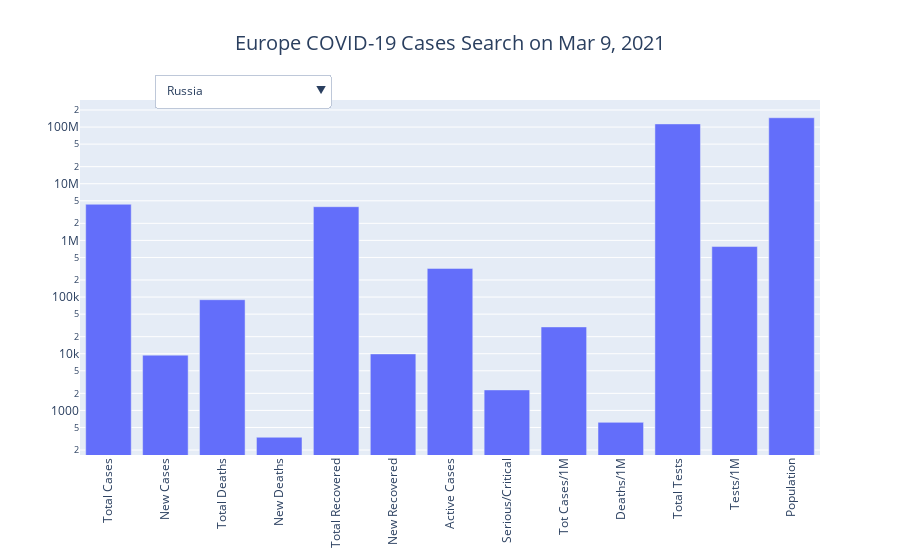

Notebook source saved alongside this figure:
### Code cell
country_visualization('Europe')

### Figure 1 — Plotly figure (JSON) as saved in the notebook; plotly's stock layout.template omitted (floating-point values rounded to 4 significant figures; data arrays with more than 128 entries replaced by an {"elided": "..."} marker saying what was removed)
{"data": [{"name": "Russia", "type": "bar", "visible": true, "x": ["Total Cases", "New Cases", "Total Deaths", "New Deaths", "Total Recovered", "New Recovered", "Active Cases", "Serious/Critical", "Tot Cases/1M", "Deaths/1M", "Total Tests", "Tests/1M", "Population"], "y": [4342474, 9445, 89809, 336, 3932177, 9931, 320488, 2300, 29748, 615, 113700000, 778887, 145977558]}, {"name": "UK", "type": "bar", "visible": false, "x": ["Total Cases", "New Cases", "Total Deaths", "New Deaths", "Total Recovered", "New Recovered", "Active Cases", "Serious/Critical", "Tot Cases/1M", "Deaths/1M", "Total Tests", "Tests/1M", "Population"], "y": [4228998, 5766, 124797, 231, 3315934, 37305, 788267, 1356, 62071, 1832, 98133566, 1440364, 68131084]}, {"name": "France", "type": "bar", "visible": false, "x": ["Total Cases", "New Cases", "Total Deaths", "New Deaths", "Total Recovered", "New Recovered", "Active Cases", "Serious/Critical", "Tot Cases/1M", "Deaths/1M", "Total Tests", "Tests/1M", "Population"], "y": [3932862, 23302, 89301, 316, 267539, 1443, 3576022, 3918, 60160, 1366, 55599261, 850494, 65372907]}, {"name": "Spain", "type": "bar", "visible": false, "x": ["Total Cases", "New Cases", "Total Deaths", "New Deaths", "Total Recovered", "New Recovered", "Active Cases", "Serious/Critical", "Tot Cases/1M", "Deaths/1M", "Total Tests", "Tests/1M", "Population"], "y": [3164983, 4013, 71727, 291, 2823433, 12504, 269823, 2358, 67675, 1534, 40292390, 861551, 46767250]}, {"name": "Italy", "type": "bar", "visible": false, "x": ["Total Cases", "New Cases", "Total Deaths", "New Deaths", "Total Recovered", "New Recovered", "Active Cases", "Serious/Critical", "Tot Cases/1M", "Deaths/1M", "Total Tests", "Tests/1M", "Population"], "y": [3101093, 19749, 100479, 376, 2521731, 12999, 478883, 2756, 51342, 1664, 42872865, 709809, 60400547]}, {"name": "Germany", "type": "bar", "visible": false, "x": ["Total Cases", "New Cases", "Total Deaths", "New Deaths", "Total Recovered", "New Recovered", "Active Cases", "Serious/Critical", "Tot Cases/1M", "Deaths/1M", "Total Tests", "Tests/1M", "Population"], "y": [2520609, 6841, 72981, 283, 2319600, 8700, 128028, 2848, 30019, 869, 45114160, 537277, 83968223]}, {"name": "Poland", "type": "bar", "visible": false, "x": ["Total Cases", "New Cases", "Total Deaths", "New Deaths", "Total Recovered", "New Recovered", "Active Cases", "Serious/Critical", "Tot Cases/1M", "Deaths/1M", "Total Tests", "Tests/1M", "Population"], "y": [1811036, 9954, 45599, 282, 1503353, 9270, 262084, 1837, 47888, 1206, 10328276, 273104, 37818045]}, {"name": "Ukraine", "type": "bar", "visible": false, "x": ["Total Cases", "New Cases", "Total Deaths", "New Deaths", "Total Recovered", "New Recovered", "Active Cases", "Serious/Critical", "Tot Cases/1M", "Deaths/1M", "Total Tests", "Tests/1M", "Population"], "y": [1410061, 3261, 27204, 76, 1199229, 975, 183628, 177, 32376, 625, 7062386, 162159, 43552328]}, {"name": "Czechia", "type": "bar", "visible": false, "x": ["Total Cases", "New Cases", "Total Deaths", "New Deaths", "Total Recovered", "New Recovered", "Active Cases", "Serious/Critical", "Tot Cases/1M", "Deaths/1M", "Total Tests", "Tests/1M", "Population"], "y": [1335999, 10594, 22280, 207, 1164688, 392, 149031, 1789, 124596, 2078, 8877876, 827955, 10722655]}, {"name": "Netherlands", "type": "bar", "visible": false, "x": ["Total Cases", "New Cases", "Total Deaths", "New Deaths", "Total Recovered", "New Recovered", "Active Cases", "Serious/Critical", "Tot Cases/1M", "Deaths/1M", "Total Tests", "Tests/1M", "Population"], "y": [1128202, 4293, 15917, 56, 0, 0, 0, 556, 65742, 928, 6970400, 406178, 17160963]}, {"name": "Romania", "type": "bar", "visible": false, "x": ["Total Cases", "New Cases", "Total Deaths", "New Deaths", "Total Recovered", "New Recovered", "Active Cases", "Serious/Critical", "Tot Cases/1M", "Deaths/1M", "Total Tests", "Tests/1M", "Population"], "y": [835552, 4989, 21056, 93, 767219, 5588, 47277, 1126, 43634, 1100, 6574329, 343324, 19149049]}, {"name": "Portugal", "type": "bar", "visible": false, "x": ["Total Cases", "New Cases", "Total Deaths", "New Deaths", "Total Recovered", "New Recovered", "Active Cases", "Serious/Critical", "Tot Cases/1M", "Deaths/1M", "Total Tests", "Tests/1M", "Population"], "y": [811306, 847, 16595, 30, 734218, 1872, 60493, 312, 79726, 1631, 8429713, 828375, 10176204]}, {"name": "Belgium", "type": "bar", "visible": false, "x": ["Total Cases", "New Cases", "Total Deaths", "New Deaths", "Total Recovered", "New Recovered", "Active Cases", "Serious/Critical", "Tot Cases/1M", "Deaths/1M", "Total Tests", "Tests/1M", "Population"], "y": [789008, 1117, 22292, 31, 53588, 71, 713128, 425, 67876, 1918, 9793185, 842475, 11624300]}, {"name": "Sweden", "type": "bar", "visible": false, "x": ["Total Cases", "New Cases", "Total Deaths", "New Deaths", "Total Recovered", "New Recovered", "Active Cases", "Serious/Critical", "Tot Cases/1M", "Deaths/1M", "Total Tests", "Tests/1M", "Population"], "y": [695975, -1, 13042, 34, 0, 0, 0, 216, 68620, 1286, 6378529, 628890, 10142523]}, {"name": "Switzerland", "type": "bar", "visible": false, "x": ["Total Cases", "New Cases", "Total Deaths", "New Deaths", "Total Recovered", "New Recovered", "Active Cases", "Serious/Critical", "Tot Cases/1M", "Deaths/1M", "Total Tests", "Tests/1M", "Population"], "y": [566412, 1378, 10065, 9, 521912, -1, 34435, 167, 65119, 1157, 5286832, 607816, 8698077]}, {"name": "Serbia", "type": "bar", "visible": false, "x": ["Total Cases", "New Cases", "Total Deaths", "New Deaths", "Total Recovered", "New Recovered", "Active Cases", "Serious/Critical", "Tot Cases/1M", "Deaths/1M", "Total Tests", "Tests/1M", "Population"], "y": [494106, 4576, 4599, 20, 400347, -1, 89160, 189, 56708, 528, 3072096, 352584, 8713088]}, {"name": "Austria", "type": "bar", "visible": false, "x": ["Total Cases", "New Cases", "Total Deaths", "New Deaths", "Total Recovered", "New Recovered", "Active Cases", "Serious/Critical", "Tot Cases/1M", "Deaths/1M", "Total Tests", "Tests/1M", "Population"], "y": [479391, 2411, 8757, 25, 447041, 2009, 23593, 338, 53020, 969, 5778608, 639106, 9041707]}, {"name": "Hungary", "type": "bar", "visible": false, "x": ["Total Cases", "New Cases", "Total Deaths", "New Deaths", "Total Recovered", "New Recovered", "Active Cases", "Serious/Critical", "Tot Cases/1M", "Deaths/1M", "Total Tests", "Tests/1M", "Population"], "y": [475207, 6494, 16146, 158, 338946, 2202, 120115, 833, 49278, 1674, 3891778, 403568, 9643436]}, {"name": "Slovakia", "type": "bar", "visible": false, "x": ["Total Cases", "New Cases", "Total Deaths", "New Deaths", "Total Recovered", "New Recovered", "Active Cases", "Serious/Critical", "Tot Cases/1M", "Deaths/1M", "Total Tests", "Tests/1M", "Population"], "y": [325993, 2207, 8037, 116, 255300, -1, 62656, 740, 59690, 1472, 2137775, 391429, 5461463]}, {"name": "Belarus", "type": "bar", "visible": false, "x": ["Total Cases", "New Cases", "Total Deaths", "New Deaths", "Total Recovered", "New Recovered", "Active Cases", "Serious/Critical", "Tot Cases/1M", "Deaths/1M", "Total Tests", "Tests/1M", "Population"], "y": [297514, 1073, 2055, 8, 288049, 852, 7410, -1, 31492, 218, 5025044, 531909, 9447182]}, {"name": "Bulgaria", "type": "bar", "visible": false, "x": ["Total Cases", "New Cases", "Total Deaths", "New Deaths", "Total Recovered", "New Recovered", "Active Cases", "Serious/Critical", "Tot Cases/1M", "Deaths/1M", "Total Tests", "Tests/1M", "Population"], "y": [266805, 3502, 10902, 138, 217518, 3403, 38385, 497, 38599, 1577, 1778810, 257340, 6912303]}, {"name": "Croatia", "type": "bar", "visible": false, "x": ["Total Cases", "New Cases", "Total Deaths", "New Deaths", "Total Recovered", "New Recovered", "Active Cases", "Serious/Critical", "Tot Cases/1M", "Deaths/1M", "Total Tests", "Tests/1M", "Population"], "y": [247099, 491, 5621, 19, 238121, 464, 3357, 78, 60448, 1375, 1396129, 341537, 4087784]}, {"name": "Ireland", "type": "bar", "visible": false, "x": ["Total Cases", "New Cases", "Total Deaths", "New Deaths", "Total Recovered", "New Recovered", "Active Cases", "Serious/Critical", "Tot Cases/1M", "Deaths/1M", "Total Tests", "Tests/1M", "Population"], "y": [223957, 306, 4452, 30, 23364, -1, 196141, 93, 45011, 895, 3656842, 734957, 4975586]}, {"name": "Denmark", "type": "bar", "visible": false, "x": ["Total Cases", "New Cases", "Total Deaths", "New Deaths", "Total Recovered", "New Recovered", "Active Cases", "Serious/Critical", "Tot Cases/1M", "Deaths/1M", "Total Tests", "Tests/1M", "Population"], "y": [215791, 527, 2381, -1, 206421, 589, 6989, 38, 37165, 410, 18364726, 3162934, 5806231]}, {"name": "Greece", "type": "bar", "visible": false, "x": ["Total Cases", "New Cases", "Total Deaths", "New Deaths", "Total Recovered", "New Recovered", "Active Cases", "Serious/Critical", "Tot Cases/1M", "Deaths/1M", "Total Tests", "Tests/1M", "Population"], "y": [209462, 3181, 6843, 46, 179672, 3594, 22947, 477, 20164, 659, 5638039, 542750, 10387913]}, {"name": "Lithuania", "type": "bar", "visible": false, "x": ["Total Cases", "New Cases", "Total Deaths", "New Deaths", "Total Recovered", "New Recovered", "Active Cases", "Serious/Critical", "Tot Cases/1M", "Deaths/1M", "Total Tests", "Tests/1M", "Population"], "y": [202926, 488, 3343, 6, 189070, 825, 10513, 148, 75270, 1240, 2182242, 809444, 2695978]}, {"name": "Moldova", "type": "bar", "visible": false, "x": ["Total Cases", "New Cases", "Total Deaths", "New Deaths", "Total Recovered", "New Recovered", "Active Cases", "Serious/Critical", "Tot Cases/1M", "Deaths/1M", "Total Tests", "Tests/1M", "Population"], "y": [196475, 873, 4150, 21, 173141, 899, 19184, 331, 48783, 1030, 748683, 185893, 4027499]}, {"name": "Slovenia", "type": "bar", "visible": false, "x": ["Total Cases", "New Cases", "Total Deaths", "New Deaths", "Total Recovered", "New Recovered", "Active Cases", "Serious/Critical", "Tot Cases/1M", "Deaths/1M", "Total Tests", "Tests/1M", "Population"], "y": [196421, 740, 3904, 7, 181915, 892, 10602, 90, 94472, 1878, 950058, 456949, 2079135]}, {"name": "Bosnia and Herzegovina", "type": "bar", "visible": false, "x": ["Total Cases", "New Cases", "Total Deaths", "New Deaths", "Total Recovered", "New Recovered", "Active Cases", "Serious/Critical", "Tot Cases/1M", "Deaths/1M", "Total Tests", "Tests/1M", "Population"], "y": [138542, 1251, 5345, 48, 119135, 415, 14062, -1, 42410, 1636, 694132, 212486, 3266726]}, {"name": "Albania", "type": "bar", "visible": false, "x": ["Total Cases", "New Cases", "Total Deaths", "New Deaths", "Total Recovered", "New Recovered", "Active Cases", "Serious/Critical", "Tot Cases/1M", "Deaths/1M", "Total Tests", "Tests/1M", "Population"], "y": [114209, 629, 1969, 13, 76784, 897, 35456, 46, 39716, 685, 490642, 170621, 2875632]}, {"name": "North Macedonia", "type": "bar", "visible": false, "x": ["Total Cases", "New Cases", "Total Deaths", "New Deaths", "Total Recovered", "New Recovered", "Active Cases", "Serious/Critical", "Tot Cases/1M", "Deaths/1M", "Total Tests", "Tests/1M", "Population"], "y": [108350, 871, 3228, 22, 95822, 412, 9300, 124, 52008, 1549, 548210, 263143, 2083315]}, {"name": "Latvia", "type": "bar", "visible": false, "x": ["Total Cases", "New Cases", "Total Deaths", "New Deaths", "Total Recovered", "New Recovered", "Active Cases", "Serious/Critical", "Tot Cases/1M", "Deaths/1M", "Total Tests", "Tests/1M", "Population"], "y": [90997, 472, 1705, 6, 80892, 645, 8400, 84, 48616, 911, 1600474, 855060, 1871769]}, {"name": "Montenegro", "type": "bar", "visible": false, "x": ["Total Cases", "New Cases", "Total Deaths", "New Deaths", "Total Recovered", "New Recovered", "Active Cases", "Serious/Critical", "Tot Cases/1M", "Deaths/1M", "Total Tests", "Tests/1M", "Population"], "y": [80803, 612, 1092, 7, 70648, 511, 9063, 69, 128642, 1739, 296858, 472613, 628121]}, {"name": "Estonia", "type": "bar", "visible": false, "x": ["Total Cases", "New Cases", "Total Deaths", "New Deaths", "Total Recovered", "New Recovered", "Active Cases", "Serious/Critical", "Tot Cases/1M", "Deaths/1M", "Total Tests", "Tests/1M", "Population"], "y": [77489, 1306, 669, 2, 57206, 1565, 19614, 53, 58388, 504, 994902, 749654, 1327149]}, {"name": "Norway", "type": "bar", "visible": false, "x": ["Total Cases", "New Cases", "Total Deaths", "New Deaths", "Total Recovered", "New Recovered", "Active Cases", "Serious/Critical", "Tot Cases/1M", "Deaths/1M", "Total Tests", "Tests/1M", "Population"], "y": [76484, 714, 632, -1, 66014, -1, 9838, 19, 14033, 116, 3910562, 717490, 5450339]}, {"name": "Finland", "type": "bar", "visible": false, "x": ["Total Cases", "New Cases", "Total Deaths", "New Deaths", "Total Recovered", "New Recovered", "Active Cases", "Serious/Critical", "Tot Cases/1M", "Deaths/1M", "Total Tests", "Tests/1M", "Population"], "y": [63110, 588, 776, 2, 46000, -1, 16334, 40, 11378, 140, 3512031, 633181, 5546645]}, {"name": "Luxembourg", "type": "bar", "visible": false, "x": ["Total Cases", "New Cases", "Total Deaths", "New Deaths", "Total Recovered", "New Recovered", "Active Cases", "Serious/Critical", "Tot Cases/1M", "Deaths/1M", "Total Tests", "Tests/1M", "Population"], "y": [56822, 145, 668, 5, 53266, 26, 2888, 21, 89775, 1055, 2194489, 3467136, 632940]}, {"name": "Malta", "type": "bar", "visible": false, "x": ["Total Cases", "New Cases", "Total Deaths", "New Deaths", "Total Recovered", "New Recovered", "Active Cases", "Serious/Critical", "Tot Cases/1M", "Deaths/1M", "Total Tests", "Tests/1M", "Population"], "y": [24847, 248, 335, 1, 21477, 390, 3035, 18, 56170, 757, 733474, 1658123, 442352]}, {"name": "Andorra", "type": "bar", "visible": false, "x": ["Total Cases", "New Cases", "Total Deaths", "New Deaths", "Total Recovered", "New Recovered", "Active Cases", "Serious/Critical", "Tot Cases/1M", "Deaths/1M", "Total Tests", "Tests/1M", "Population"], "y": [11089, 20, 112, -1, 10685, 24, 292, 17, 143361, 1448, 193595, 2502844, 77350]}, {"name": "Iceland", "type": "bar", "visible": false, "x": ["Total Cases", "New Cases", "Total Deaths", "New Deaths", "Total Recovered", "New Recovered", "Active Cases", "Serious/Critical", "Tot Cases/1M", "Deaths/1M", "Total Tests", "Tests/1M", "Population"], "y": [6067, 3, 29, -1, 6022, 2, 16, 6, 17700, 85, 508716, 1484158, 342764]}, {"name": "Gibraltar", "type": "bar", "visible": false, "x": ["Total Cases", "New Cases", "Total Deaths", "New Deaths", "Total Recovered", "New Recovered", "Active Cases", "Serious/Critical", "Tot Cases/1M", "Deaths/1M", "Total Tests", "Tests/1M", "Population"], "y": [4255, 6, 93, -1, 4136, 2, 26, 1, 126321, 2761, 194538, 5775383, 33684]}, {"name": "Channel Islands", "type": "bar", "visible": false, "x": ["Total Cases", "New Cases", "Total Deaths", "New Deaths", "Total Recovered", "New Recovered", "Active Cases", "Serious/Critical", "Tot Cases/1M", "Deaths/1M", "Total Tests", "Tests/1M", "Population"], "y": [4043, 1, 86, -1, 3958, 10, -1, 1, 23108, 492, 388235, 2218968, 174962]}, {"name": "San Marino", "type": "bar", "visible": false, "x": ["Total Cases", "New Cases", "Total Deaths", "New Deaths", "Total Recovered", "New Recovered", "Active Cases", "Serious/Critical", "Tot Cases/1M", "Deaths/1M", "Total Tests", "Tests/1M", "Population"], "y": [3984, 46, 77, 1, 3457, 21, 450, 9, 117245, 2266, 45513, 1339406, 33980]}, {"name": "Liechtenstein", "type": "bar", "visible": false, "x": ["Total Cases", "New Cases", "Total Deaths", "New Deaths", "Total Recovered", "New Recovered", "Active Cases", "Serious/Critical", "Tot Cases/1M", "Deaths/1M", "Total Tests", "Tests/1M", "Population"], "y": [2594, 2, 55, 1, 2519, -1, 20, 1, 67900, 1440, 28293, 740596, 38203]}, {"name": "Monaco", "type": "bar", "visible": false, "x": ["Total Cases", "New Cases", "Total Deaths", "New Deaths", "Total Recovered", "New Recovered", "Active Cases", "Serious/Critical", "Tot Cases/1M", "Deaths/1M", "Total Tests", "Tests/1M", "Population"], "y": [2048, 20, 26, -1, 1869, 19, 153, 4, 51936, 659, 51953, 1317501, 39433]}, {"name": "Isle of Man", "type": "bar", "visible": false, "x": ["Total Cases", "New Cases", "Total Deaths", "New Deaths", "Total Recovered", "New Recovered", "Active Cases", "Serious/Critical", "Tot Cases/1M", "Deaths/1M", "Total Tests", "Tests/1M", "Population"], "y": [952, 87, 25, -1, 417, -1, 510, 2, 11155, 293, 36419, 426742, 85342]}, {"name": "Faeroe Islands", "type": "bar", "visible": false, "x": ["Total Cases", "New Cases", "Total Deaths", "New Deaths", "Total Recovered", "New Recovered", "Active Cases", "Serious/Critical", "Tot Cases/1M", "Deaths/1M", "Total Tests", "Tests/1M", "Population"], "y": [660, -1, 1, -1, 657, -1, 2, -1, 13472, 20, 234051, 4777429, 48991]}, {"name": "Vatican City", "type": "bar", "visible": false, "x": ["Total Cases", "New Cases", "Total Deaths", "New Deaths", "Total Recovered", "New Recovered", "Active Cases", "Serious/Critical", "Tot Cases/1M", "Deaths/1M", "Total Tests", "Tests/1M", "Population"], "y": [27, -1, -1, -1, 15, -1, 12, -1, 33666, -1, -1, -1, 802]}], "layout": {"title": {"font": {"size": 20}, "text": "Europe COVID-19 Cases Search on Mar 9, 2021", "x": 0.5, "xanchor": "center"}, "updatemenus": [{"buttons": [{"args": [{"visible": {"elided": "210 bool values"}}], "label": "Russia", "method": "update"}, {"args": [{"visible": {"elided": "210 bool values"}}], "label": "UK", "method": "update"}, {"args": [{"visible": {"elided": "210 bool values"}}], "label": "France", "method": "update"}, {"args": [{"visible": {"elided": "210 bool values"}}], "label": "Spain", "method": "update"}, {"args": [{"visible": {"elided": "210 bool values"}}], "label": "Italy", "method": "update"}, {"args": [{"visible": {"elided": "210 bool values"}}], "label": "Germany", "method": "update"}, {"args": [{"visible": {"elided": "210 bool values"}}], "label": "Poland", "method": "update"}, {"args": [{"visible": {"elided": "210 bool values"}}], "label": "Ukraine", "method": "update"}, {"args": [{"visible": {"elided": "210 bool values"}}], "label": "Czechia", "method": "update"}, {"args": [{"visible": {"elided": "210 bool values"}}], "label": "Netherlands", "method": "update"}, {"args": [{"visible": {"elided": "210 bool values"}}], "label": "Romania", "method": "update"}, {"args": [{"visible": {"elided": "210 bool values"}}], "label": "Portugal", "method": "update"}, {"args": [{"visible": {"elided": "210 bool values"}}], "label": "Belgium", "method": "update"}, {"args": [{"visible": {"elided": "210 bool values"}}], "label": "Sweden", "method": "update"}, {"args": [{"visible": {"elided": "210 bool values"}}], "label": "Switzerland", "method": "update"}, {"args": [{"visible": {"elided": "210 bool values"}}], "label": "Serbia", "method": "update"}, {"args": [{"visible": {"elided": "210 bool values"}}], "label": "Austria", "method": "update"}, {"args": [{"visible": {"elided": "210 bool values"}}], "label": "Hungary", "method": "update"}, {"args": [{"visible": {"elided": "210 bool values"}}], "label": "Slovakia", "method": "update"}, {"args": [{"visible": {"elided": "210 bool values"}}], "label": "Belarus", "method": "update"}, {"args": [{"visible": {"elided": "210 bool values"}}], "label": "Bulgaria", "method": "update"}, {"args": [{"visible": {"elided": "210 bool values"}}], "label": "Croatia", "method": "update"}, {"args": [{"visible": {"elided": "210 bool values"}}], "label": "Ireland", "method": "update"}, {"args": [{"visible": {"elided": "210 bool values"}}], "label": "Denmark", "method": "update"}, {"args": [{"visible": {"elided": "210 bool values"}}], "label": "Greece", "method": "update"}, {"args": [{"visible": {"elided": "210 bool values"}}], "label": "Lithuania", "method": "update"}, {"args": [{"visible": {"elided": "210 bool values"}}], "label": "Moldova", "method": "update"}, {"args": [{"visible": {"elided": "210 bool values"}}], "label": "Slovenia", "method": "update"}, {"args": [{"visible": {"elided": "210 bool values"}}], "label": "Bosnia and Herzegovina", "method": "update"}, {"args": [{"visible": {"elided": "210 bool values"}}], "label": "Albania", "method": "update"}, {"args": [{"visible": {"elided": "210 bool values"}}], "label": "North Macedonia", "method": "update"}, {"args": [{"visible": {"elided": "210 bool values"}}], "label": "Latvia", "method": "update"}, {"args": [{"visible": {"elided": "210 bool values"}}], "label": "Montenegro", "method": "update"}, {"args": [{"visible": {"elided": "210 bool values"}}], "label": "Estonia", "method": "update"}, {"args": [{"visible": {"elided": "210 bool values"}}], "label": "Norway", "method": "update"}, {"args": [{"visible": {"elided": "210 bool values"}}], "label": "Finland", "method": "update"}, {"args": [{"visible": {"elided": "210 bool values"}}], "label": "Luxembourg", "method": "update"}, {"args": [{"visible": {"elided": "210 bool values"}}], "label": "Malta", "method": "update"}, {"args": [{"visible": {"elided": "210 bool values"}}], "label": "Andorra", "method": "update"}, {"args": [{"visible": {"elided": "210 bool values"}}], "label": "Iceland", "method": "update"}, {"args": [{"visible": {"elided": "210 bool values"}}], "label": "Gibraltar", "method": "update"}, {"args": [{"visible": {"elided": "210 bool values"}}], "label": "Channel Islands", "method": "update"}, {"args": [{"visible": {"elided": "210 bool values"}}], "label": "San Marino", "method": "update"}, {"args": [{"visible": {"elided": "210 bool values"}}], "label": "Liechtenstein", "method": "update"}, {"args": [{"visible": {"elided": "210 bool values"}}], "label": "Monaco", "method": "update"}, {"args": [{"visible": {"elided": "210 bool values"}}], "label": "Isle of Man", "method": "update"}, {"args": [{"visible": {"elided": "210 bool values"}}], "label": "Faeroe Islands", "method": "update"}, {"args": [{"visible": {"elided": "210 bool values"}}], "label": "Vatican City", "method": "update"}], "direction": "down", "pad": {"r": 10, "t": 10}, "showactive": true, "x": 0.1, "xanchor": "left", "y": 1.1, "yanchor": "top"}], "xaxis": {"tickangle": -90}, "yaxis": {"type": "log"}}}
